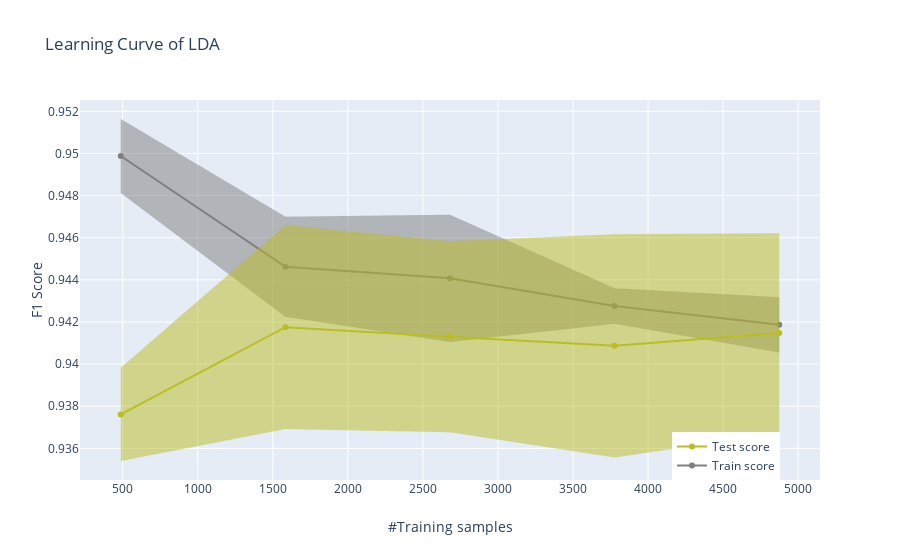

The notebook cell saved with this chart:
### Markdown cell above
Here the normalized confusion matrix is shown, as well as the result of the grid search on the top of it.

It shows that this model fits well our data, achieving an overall F1-Score of 0.941 and not showing particular bias towards any of the class (both False Positive and False Negative - the one we are more intrested in - are very low and similar).

### Code cell
plot_learning_curve(gs_lda.best_estimator_, "Learning Curve of LDA", X_train, y_train, cv=5)

### Figure 1 — Plotly figure (JSON) as saved in the notebook; plotly's stock layout.template omitted (floating-point values rounded to 4 significant figures)
{"data": [{"hoverlabel": {"namelength": 20}, "line": {"color": "rgba(127, 127, 127, 0.40)", "width": 0.1}, "mode": "lines", "name": "", "showlegend": false, "type": "scatter", "x": [487, 1584, 2680, 3777, 4874], "y": [0.9481, 0.9423, 0.9411, 0.9419, 0.9406]}, {"fill": "tonexty", "hoverlabel": {"namelength": 20}, "line": {"color": "rgba(127, 127, 127, 0.40)", "width": 0.1}, "mode": "lines", "name": "", "showlegend": false, "type": "scatter", "x": [487, 1584, 2680, 3777, 4874], "y": [0.9516, 0.947, 0.9471, 0.9436, 0.9432]}, {"line": {"color": "rgb(127, 127, 127)"}, "name": "Train score", "showlegend": true, "type": "scatter", "x": [487, 1584, 2680, 3777, 4874], "y": [0.9499, 0.9446, 0.9441, 0.9428, 0.9419]}, {"hoverlabel": {"namelength": 20}, "line": {"color": "rgba(188, 189, 34, 0.40)", "width": 0.1}, "mode": "lines", "name": "", "showlegend": false, "type": "scatter", "x": [487, 1584, 2680, 3777, 4874], "y": [0.9354, 0.9369, 0.9368, 0.9356, 0.9367]}, {"fill": "tonexty", "hoverlabel": {"namelength": 20}, "line": {"color": "rgba(188, 189, 34, 0.40)", "width": 0.1}, "mode": "lines", "name": "", "showlegend": false, "type": "scatter", "x": [487, 1584, 2680, 3777, 4874], "y": [0.9398, 0.9466, 0.9458, 0.9462, 0.9462]}, {"line": {"color": "rgb(188, 189, 34)"}, "name": "Test score", "showlegend": true, "type": "scatter", "x": [487, 1584, 2680, 3777, 4874], "y": [0.9376, 0.9418, 0.9413, 0.9409, 0.9415]}], "layout": {"autosize": true, "legend": {"x": 0.8, "y": 0}, "title": {"text": "Learning Curve of LDA"}, "xaxis": {"title": {"text": "#Training samples"}}, "yaxis": {"title": {"text": "F1 Score"}}}}
